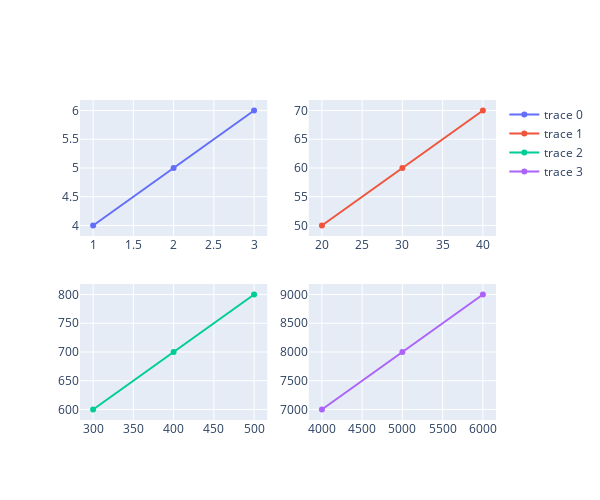

Here is the notebook cell this chart was saved with:
### Code cell
fig = make_subplots(rows=2, cols=2)

fig.add_trace(go.Scatter(x=[1, 2, 3], y=[4, 5, 6]), row=1, col=1)
fig.add_trace(go.Scatter(x=[20, 30, 40], y=[50, 60, 70]), row=1, col=2)
fig.add_trace(go.Scatter(x=[300, 400, 500], y=[600, 700, 800]), row=2, col=1)
fig.add_trace(go.Scatter(x=[4000, 5000, 6000], y=[7000, 8000, 9000]), row=2, col=2)
fig.update_layout(width=600, height=500)

fig.show()

### Figure 1 — Plotly figure (JSON) as saved in the notebook; plotly's stock layout.template omitted (floating-point values rounded to 4 significant figures)
{"data": [{"type": "scatter", "x": [1, 2, 3], "xaxis": "x", "y": [4, 5, 6], "yaxis": "y"}, {"type": "scatter", "x": [20, 30, 40], "xaxis": "x2", "y": [50, 60, 70], "yaxis": "y2"}, {"type": "scatter", "x": [300, 400, 500], "xaxis": "x3", "y": [600, 700, 800], "yaxis": "y3"}, {"type": "scatter", "x": [4000, 5000, 6000], "xaxis": "x4", "y": [7000, 8000, 9000], "yaxis": "y4"}], "layout": {"height": 500, "width": 600, "xaxis": {"anchor": "y", "domain": [0, 0.45]}, "xaxis2": {"anchor": "y2", "domain": [0.55, 1]}, "xaxis3": {"anchor": "y3", "domain": [0, 0.45]}, "xaxis4": {"anchor": "y4", "domain": [0.55, 1]}, "yaxis": {"anchor": "x", "domain": [0.575, 1]}, "yaxis2": {"anchor": "x2", "domain": [0.575, 1]}, "yaxis3": {"anchor": "x3", "domain": [0, 0.425]}, "yaxis4": {"anchor": "x4", "domain": [0, 0.425]}}}
